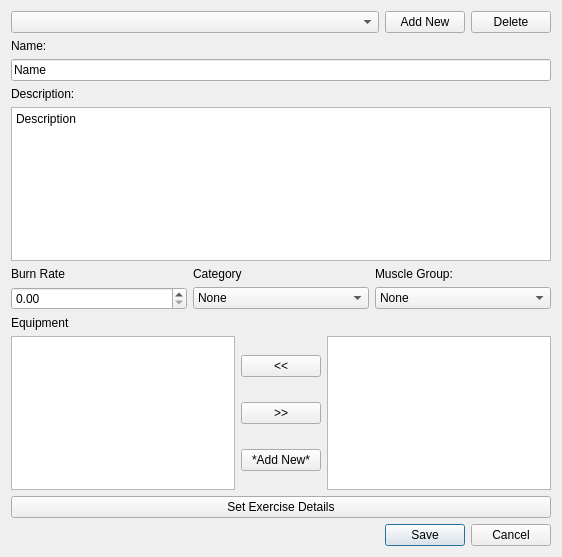
<?xml version="1.0" encoding="UTF-8"?>
<ui version="4.0">
 <class>ExerciseListUi</class>
 <widget class="QDialog" name="ExerciseListUi">
  <property name="windowModality">
   <enum>Qt::ApplicationModal</enum>
  </property>
  <property name="geometry">
   <rect>
    <x>0</x>
    <y>0</y>
    <width>562</width>
    <height>557</height>
   </rect>
  </property>
  <property name="windowTitle">
   <string>Dialog</string>
  </property>
  <layout class="QVBoxLayout" name="verticalLayout_5">
   <item>
    <layout class="QHBoxLayout" name="horizontalLayout_2">
     <property name="sizeConstraint">
      <enum>QLayout::SetNoConstraint</enum>
     </property>
     <item>
      <widget class="QComboBox" name="ExerciseSelect">
       <property name="sizePolicy">
        <sizepolicy hsizetype="Preferred" vsizetype="Preferred">
         <horstretch>10</horstretch>
         <verstretch>0</verstretch>
        </sizepolicy>
       </property>
       <property name="currentText">
        <string/>
       </property>
       <property name="maxVisibleItems">
        <number>20</number>
       </property>
      </widget>
     </item>
     <item>
      <widget class="QPushButton" name="AddNew">
       <property name="sizePolicy">
        <sizepolicy hsizetype="Minimum" vsizetype="Preferred">
         <horstretch>0</horstretch>
         <verstretch>0</verstretch>
        </sizepolicy>
       </property>
       <property name="text">
        <string>Add New</string>
       </property>
      </widget>
     </item>
     <item>
      <widget class="QPushButton" name="DeleteExercise">
       <property name="sizePolicy">
        <sizepolicy hsizetype="Minimum" vsizetype="Preferred">
         <horstretch>0</horstretch>
         <verstretch>0</verstretch>
        </sizepolicy>
       </property>
       <property name="text">
        <string>Delete</string>
       </property>
      </widget>
     </item>
    </layout>
   </item>
   <item>
    <widget class="QLabel" name="label">
     <property name="text">
      <string>Name:</string>
     </property>
    </widget>
   </item>
   <item>
    <widget class="QLineEdit" name="ExerciseText">
     <property name="text">
      <string>Name</string>
     </property>
    </widget>
   </item>
   <item>
    <widget class="QLabel" name="label_2">
     <property name="text">
      <string>Description:</string>
     </property>
    </widget>
   </item>
   <item>
    <widget class="QPlainTextEdit" name="ExerciseDesc">
     <property name="plainText">
      <string>Description</string>
     </property>
    </widget>
   </item>
   <item>
    <layout class="QGridLayout" name="gridLayout_2">
     <item row="0" column="2">
      <widget class="QLabel" name="label_5">
       <property name="text">
        <string>Muscle Group:</string>
       </property>
      </widget>
     </item>
     <item row="1" column="2">
      <widget class="QComboBox" name="ExerciseMuscle">
       <property name="sizePolicy">
        <sizepolicy hsizetype="Preferred" vsizetype="Fixed">
         <horstretch>0</horstretch>
         <verstretch>0</verstretch>
        </sizepolicy>
       </property>
       <property name="maxVisibleItems">
        <number>10</number>
       </property>
       <item>
        <property name="text">
         <string>None</string>
        </property>
       </item>
       <item>
        <property name="text">
         <string>Back</string>
        </property>
       </item>
       <item>
        <property name="text">
         <string>Biceps</string>
        </property>
       </item>
       <item>
        <property name="text">
         <string>Cardio</string>
        </property>
       </item>
       <item>
        <property name="text">
         <string>Chest</string>
        </property>
       </item>
       <item>
        <property name="text">
         <string>Core</string>
        </property>
       </item>
       <item>
        <property name="text">
         <string>Forearms</string>
        </property>
       </item>
       <item>
        <property name="text">
         <string>Full Body</string>
        </property>
       </item>
       <item>
        <property name="text">
         <string>Legs</string>
        </property>
       </item>
       <item>
        <property name="text">
         <string>Neck</string>
        </property>
       </item>
       <item>
        <property name="text">
         <string>Shoulders</string>
        </property>
       </item>
       <item>
        <property name="text">
         <string>Triceps</string>
        </property>
       </item>
       <item>
        <property name="text">
         <string>Wrist</string>
        </property>
       </item>
      </widget>
     </item>
     <item row="0" column="0">
      <widget class="QLabel" name="label_3">
       <property name="text">
        <string>Burn Rate</string>
       </property>
      </widget>
     </item>
     <item row="1" column="0">
      <widget class="QDoubleSpinBox" name="ExerciseBurnRate">
       <property name="sizePolicy">
        <sizepolicy hsizetype="Minimum" vsizetype="Fixed">
         <horstretch>0</horstretch>
         <verstretch>0</verstretch>
        </sizepolicy>
       </property>
       <property name="singleStep">
        <double>0.010000000000000</double>
       </property>
      </widget>
     </item>
     <item row="1" column="1">
      <widget class="QComboBox" name="ExerciseCategory">
       <property name="sizePolicy">
        <sizepolicy hsizetype="Preferred" vsizetype="Fixed">
         <horstretch>0</horstretch>
         <verstretch>0</verstretch>
        </sizepolicy>
       </property>
       <property name="currentIndex">
        <number>0</number>
       </property>
       <property name="maxVisibleItems">
        <number>10</number>
       </property>
       <item>
        <property name="text">
         <string>None</string>
        </property>
       </item>
       <item>
        <property name="text">
         <string>Normal</string>
        </property>
       </item>
       <item>
        <property name="text">
         <string>Stretch</string>
        </property>
       </item>
      </widget>
     </item>
     <item row="0" column="1">
      <widget class="QLabel" name="label_4">
       <property name="text">
        <string>Category</string>
       </property>
      </widget>
     </item>
    </layout>
   </item>
   <item>
    <widget class="QLabel" name="label_6">
     <property name="text">
      <string>Equipment</string>
     </property>
    </widget>
   </item>
   <item>
    <layout class="QHBoxLayout" name="horizontalLayout_3">
     <item>
      <widget class="QListWidget" name="Equipment">
       <property name="sortingEnabled">
        <bool>true</bool>
       </property>
      </widget>
     </item>
     <item>
      <layout class="QVBoxLayout" name="verticalLayout_4">
       <item>
        <widget class="QPushButton" name="SelectEquipment">
         <property name="text">
          <string>&lt;&lt;</string>
         </property>
        </widget>
       </item>
       <item>
        <widget class="QPushButton" name="RemoveEquipment">
         <property name="text">
          <string>&gt;&gt;</string>
         </property>
        </widget>
       </item>
       <item>
        <widget class="QPushButton" name="pushButton">
         <property name="text">
          <string>*Add New*</string>
         </property>
        </widget>
       </item>
      </layout>
     </item>
     <item>
      <layout class="QVBoxLayout" name="verticalLayout_2"/>
     </item>
     <item>
      <widget class="QListWidget" name="EquipmentNOT">
       <property name="sortingEnabled">
        <bool>true</bool>
       </property>
      </widget>
     </item>
    </layout>
   </item>
   <item>
    <widget class="QPushButton" name="EditExercise">
     <property name="text">
      <string>Set Exercise Details</string>
     </property>
    </widget>
   </item>
   <item>
    <widget class="QDialogButtonBox" name="buttonBox">
     <property name="orientation">
      <enum>Qt::Horizontal</enum>
     </property>
     <property name="standardButtons">
      <set>QDialogButtonBox::Cancel|QDialogButtonBox::Save</set>
     </property>
    </widget>
   </item>
  </layout>
 </widget>
 <resources/>
 <connections>
  <connection>
   <sender>buttonBox</sender>
   <signal>accepted()</signal>
   <receiver>ExerciseListUi</receiver>
   <slot>accept()</slot>
   <hints>
    <hint type="sourcelabel">
     <x>328</x>
     <y>500</y>
    </hint>
    <hint type="destinationlabel">
     <x>157</x>
     <y>274</y>
    </hint>
   </hints>
  </connection>
  <connection>
   <sender>buttonBox</sender>
   <signal>rejected()</signal>
   <receiver>ExerciseListUi</receiver>
   <slot>reject()</slot>
   <hints>
    <hint type="sourcelabel">
     <x>396</x>
     <y>500</y>
    </hint>
    <hint type="destinationlabel">
     <x>286</x>
     <y>274</y>
    </hint>
   </hints>
  </connection>
 </connections>
</ui>
